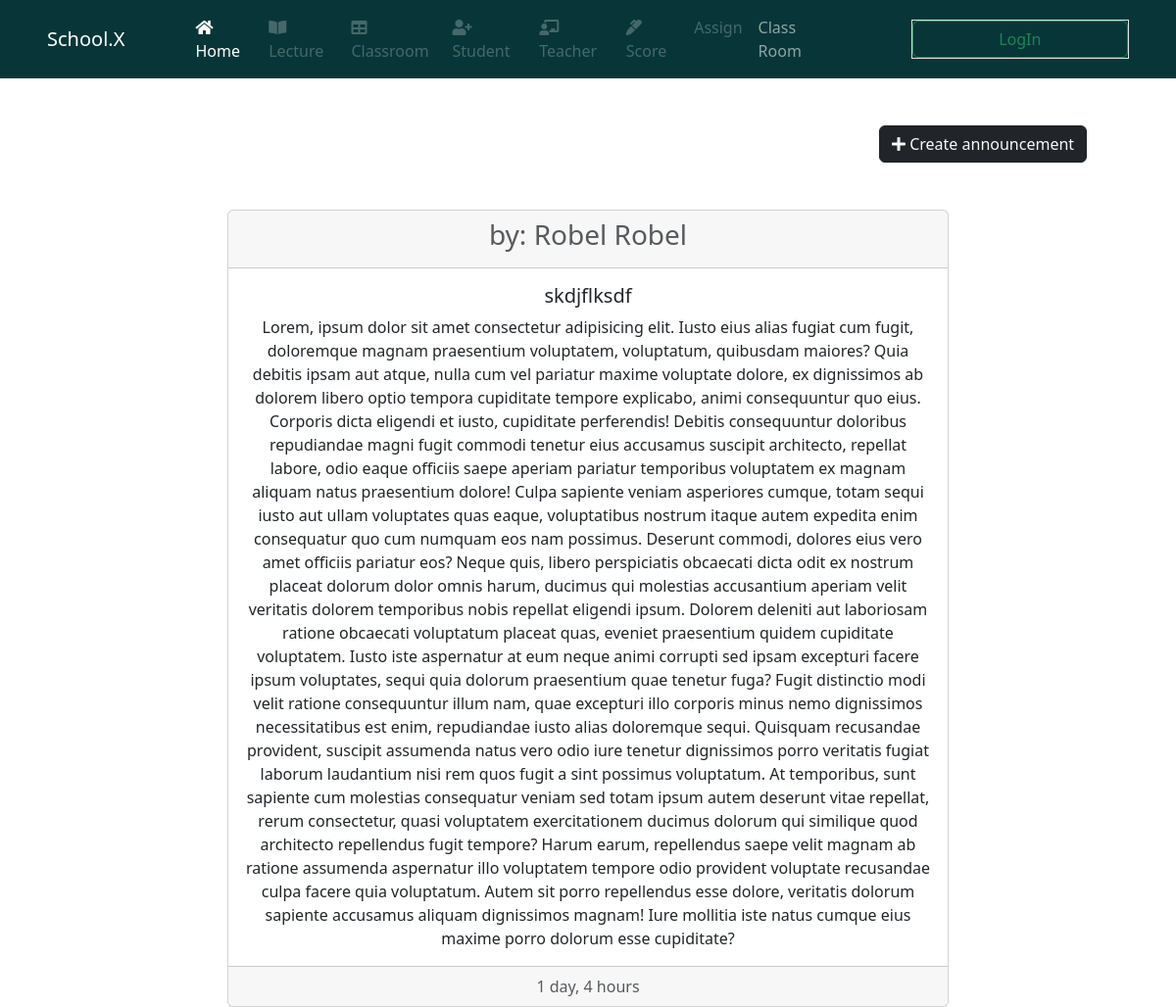
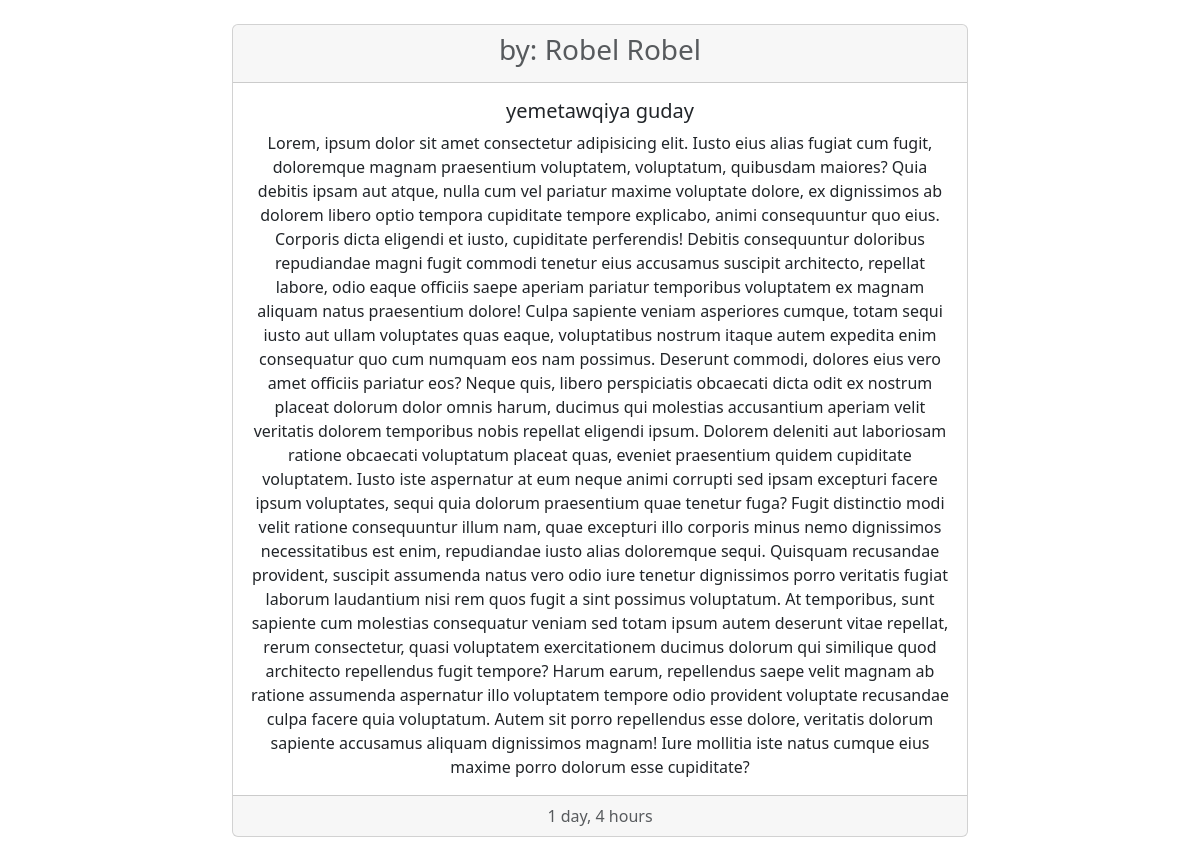
The page / on the database its author committed (2 pictures, top to bottom).
### system2/models.py (models this page shows, shortened)
class Announcement(models.Model):
    user = models.ForeignKey("system1.User", on_delete=models.CASCADE)
    title = models.CharField(max_length=50)
    body = models.TextField()
    created = models.DateTimeField(auto_now=True, auto_now_add=False)
    class Meta:
        ordering = ["-created"]

### system1/models.py (models this page shows)
class User(AbstractUser):
    phone_regx = RegexValidator(
        regex=r'^\+?0?\d{10,13}$', message='Phone number must be in correct form +2519xxxxxxxx')
    first_name = models.CharField(max_length=50)
    last_name = models.CharField(max_length=50)
    admin = models.BooleanField(default=False)
    phone_no = models.CharField(validators=[phone_regx], max_length=50)
    def __str__(self):
        return self.first_name.capitalize() + ' ' + self.last_name.capitalize()

### system2/views.py (the view)
# urls.py: 2. Add a URL to urlpatterns:  path('', views.home, name='home')
def home(request):
    announcements = Announcement.objects.all()[:10]
    return render(request, 'sys1/home.html', {"announcements": announcements})

### system2/templates/sys1/home.html (shortened to what this page needs)
{% extends 'base.html' %}
{% block content %}
<main>
  <div class="container">
    <div class="row justify-content-end mb-5">
      <div class="col-3"><a href="{% url 'announcement' %}" class="btn btn-dark text-light "> <i class="fa fa-plus"
            aria-hidden="true"></i>
          Create announcement</a></div>
    </div>
    {% for acc  in announcements %}
    <div class="row justify-content-around mb-4">
      <div class="col-8">
        <div class="card text-center">
          <div class="card-header">
            <h3 class="text-muted"> by: {{acc.user|capfirst}} </h3>
          </div>
          <div class="card-body">
            <h5 class="card-title">{{acc.title}}</h5>
            <p class="card-text">
              {{acc.body}}
            </p>
          </div>
          <div class="card-footer text-muted">{{acc.created|timesince}}</div>
        </div>
      </div>
    </div>
    {% endfor %}
  </div>
</main>
{% endblock content %}

### static/style/Css/all.css (style rules this page uses)
.fa, .fas, .far, .fal, .fad, .fab { -moz-osx-font-smoothing: grayscale; -webkit-font-smoothing: antialiased; display: inline-block; font-style: normal; font-variant: normal; text-rendering: auto; line-height: 1; }
.fa-plus:before { content: "\f067"; }
.fa, .fas { font-family: 'Font Awesome 5 Free'; font-weight: 900; }

### rows shown on the page
Announcement: user "Robel Robel", title "skdjflksdf", body "Lorem, ipsum dolor sit amet consectetur adipisicing elit. Iusto eius alias fugiat cum fugit, doloremque magnam praesentium voluptatem, voluptatum, quibusdam maiores? Quia debitis ipsam aut atque, nulla cum vel pariatur maxime voluptate dolore, ex dignissimos ab dolorem libero optio tempora cupiditate tempore explicabo, animi consequuntur quo eius. Corporis dicta eligendi et iusto, cupiditate perferendis! Debitis consequuntur doloribus repudiandae magni fugit commodi tenetur eius accusamus suscipit architecto, repellat labore, odio eaque officiis saepe aperiam pariatur temporibus voluptatem ex magnam aliquam natus praesentium dolore! Culpa sapiente veniam asperiores cumque, totam sequi iusto…", created "1 day, 4 hours"
Announcement: user "Robel Robel", title "yemetawqiya guday", body "Lorem, ipsum dolor sit amet consectetur adipisicing elit. Iusto eius alias fugiat cum fugit, doloremque magnam praesentium voluptatem, voluptatum, quibusdam maiores? Quia debitis ipsam aut atque, nulla cum vel pariatur maxime voluptate dolore, ex dignissimos ab dolorem libero optio tempora cupiditate tempore explicabo, animi consequuntur quo eius. Corporis dicta eligendi et iusto, cupiditate perferendis! Debitis consequuntur doloribus repudiandae magni fugit commodi tenetur eius accusamus suscipit architecto, repellat labore, odio eaque officiis saepe aperiam pariatur temporibus voluptatem ex magnam aliquam natus praesentium dolore! Culpa sapiente veniam asperiores cumque, totam sequi iusto…", created "1 day, 4 hours"
